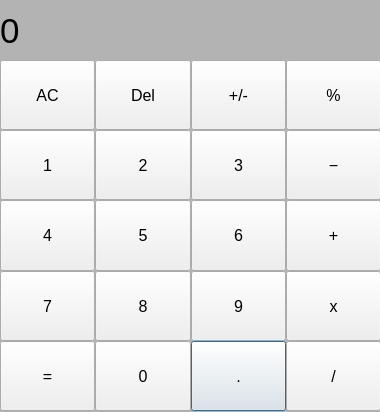
<?xml version="1.0" encoding="UTF-8"?>
<ui version="4.0">
 <class>Dialog</class>
 <widget class="QDialog" name="Dialog">
  <property name="geometry">
   <rect>
    <x>0</x>
    <y>0</y>
    <width>380</width>
    <height>412</height>
   </rect>
  </property>
  <property name="windowTitle">
   <string>Dialog</string>
  </property>
  <property name="styleSheet">
   <string notr="true">QDialog{
background: #b3b3b3;

}</string>
  </property>
  <widget class="QLabel" name="label_output">
   <property name="geometry">
    <rect>
     <x>0</x>
     <y>0</y>
     <width>371</width>
     <height>61</height>
    </rect>
   </property>
   <property name="sizePolicy">
    <sizepolicy hsizetype="Ignored" vsizetype="Maximum">
     <horstretch>0</horstretch>
     <verstretch>1</verstretch>
    </sizepolicy>
   </property>
   <property name="font">
    <font>
     <family>Arial</family>
     <pointsize>26</pointsize>
    </font>
   </property>
   <property name="styleSheet">
    <string notr="true">QLabel
{
 qproperty-alignment: 'AlignVCenter | AlignRight';
 back-ground:#b3b3b3

}
</string>
   </property>
   <property name="text">
    <string>0</string>
   </property>
  </widget>
  <widget class="QWidget" name="gridLayoutWidget">
   <property name="geometry">
    <rect>
     <x>0</x>
     <y>60</y>
     <width>381</width>
     <height>351</height>
    </rect>
   </property>
   <layout class="QGridLayout" name="qwe">
    <property name="sizeConstraint">
     <enum>QLayout::SetDefaultConstraint</enum>
    </property>
    <property name="spacing">
     <number>0</number>
    </property>
    <item row="6" column="3">
     <widget class="QPushButton" name="pushButton_dot">
      <property name="sizePolicy">
       <sizepolicy hsizetype="Expanding" vsizetype="Ignored">
        <horstretch>0</horstretch>
        <verstretch>0</verstretch>
       </sizepolicy>
      </property>
      <property name="font">
       <font>
        <family>Arial</family>
        <pointsize>12</pointsize>
        <weight>50</weight>
        <bold>false</bold>
       </font>
      </property>
      <property name="styleSheet">
       <string notr="true">QPushButton
{
	border: 0px solid;
    background-color: #b3b3b3
	
}
QPushButton:pressed
{
	background-color: #d9d9d9
}R</string>
      </property>
      <property name="text">
       <string>.</string>
      </property>
     </widget>
    </item>
    <item row="6" column="2">
     <widget class="QPushButton" name="pushButton_zero">
      <property name="sizePolicy">
       <sizepolicy hsizetype="Expanding" vsizetype="Ignored">
        <horstretch>0</horstretch>
        <verstretch>0</verstretch>
       </sizepolicy>
      </property>
      <property name="font">
       <font>
        <family>Arial</family>
        <pointsize>12</pointsize>
        <weight>50</weight>
        <bold>false</bold>
       </font>
      </property>
      <property name="styleSheet">
       <string notr="true">QPushButton
{
	border: 0px solid;
    background-color: #b3b3b3
	
}
QPushButton:pressed
{
	background-color: #d9d9d9
}R</string>
      </property>
      <property name="text">
       <string>0</string>
      </property>
     </widget>
    </item>
    <item row="0" column="0">
     <widget class="QPushButton" name="pushButton_clear">
      <property name="sizePolicy">
       <sizepolicy hsizetype="Expanding" vsizetype="Ignored">
        <horstretch>0</horstretch>
        <verstretch>0</verstretch>
       </sizepolicy>
      </property>
      <property name="font">
       <font>
        <family>Arial</family>
        <pointsize>12</pointsize>
        <weight>50</weight>
        <bold>false</bold>
       </font>
      </property>
      <property name="styleSheet">
       <string notr="true">QPushButton
{
	border: 0px solid;
    background-color: #b3b3b3
	
}
QPushButton:pressed
{
	background-color: #d9d9d9
}R</string>
      </property>
      <property name="text">
       <string>AC</string>
      </property>
     </widget>
    </item>
    <item row="6" column="4">
     <widget class="QPushButton" name="pushButton_divided">
      <property name="sizePolicy">
       <sizepolicy hsizetype="Expanding" vsizetype="Ignored">
        <horstretch>0</horstretch>
        <verstretch>0</verstretch>
       </sizepolicy>
      </property>
      <property name="font">
       <font>
        <family>Arial</family>
        <pointsize>12</pointsize>
        <weight>50</weight>
        <bold>false</bold>
       </font>
      </property>
      <property name="styleSheet">
       <string notr="true">QPushButton
{
	border: 0px solid;
    background-color: #b3b3b3
	
}
QPushButton:pressed
{
	background-color: #d9d9d9
}R</string>
      </property>
      <property name="text">
       <string>/</string>
      </property>
     </widget>
    </item>
    <item row="2" column="3">
     <widget class="QPushButton" name="pushButton_six">
      <property name="sizePolicy">
       <sizepolicy hsizetype="Expanding" vsizetype="Ignored">
        <horstretch>0</horstretch>
        <verstretch>0</verstretch>
       </sizepolicy>
      </property>
      <property name="font">
       <font>
        <family>Arial</family>
        <pointsize>12</pointsize>
        <weight>50</weight>
        <bold>false</bold>
       </font>
      </property>
      <property name="styleSheet">
       <string notr="true">QPushButton
{
	border: 0px solid;
    background-color: #b3b3b3
	
}
QPushButton:pressed
{
	background-color: #d9d9d9
}R</string>
      </property>
      <property name="text">
       <string>6</string>
      </property>
     </widget>
    </item>
    <item row="0" column="3">
     <widget class="QPushButton" name="pushButton_plus_minus">
      <property name="sizePolicy">
       <sizepolicy hsizetype="Expanding" vsizetype="Ignored">
        <horstretch>0</horstretch>
        <verstretch>0</verstretch>
       </sizepolicy>
      </property>
      <property name="font">
       <font>
        <family>Arial</family>
        <pointsize>12</pointsize>
        <weight>50</weight>
        <bold>false</bold>
       </font>
      </property>
      <property name="styleSheet">
       <string notr="true">QPushButton
{
	border: 0px solid;
    background-color: #b3b3b3
	
}
QPushButton:pressed
{
	background-color: #d9d9d9
}R</string>
      </property>
      <property name="text">
       <string>+/-</string>
      </property>
     </widget>
    </item>
    <item row="6" column="0">
     <widget class="QPushButton" name="pushButton_equals">
      <property name="sizePolicy">
       <sizepolicy hsizetype="Expanding" vsizetype="Ignored">
        <horstretch>0</horstretch>
        <verstretch>0</verstretch>
       </sizepolicy>
      </property>
      <property name="font">
       <font>
        <family>Arial</family>
        <pointsize>12</pointsize>
        <weight>50</weight>
        <bold>false</bold>
       </font>
      </property>
      <property name="styleSheet">
       <string notr="true">QPushButton
{
	border: 0px solid;
    background-color: #b3b3b3
	
}
QPushButton:pressed
{
	background-color: #d9d9d9
}R</string>
      </property>
      <property name="text">
       <string>=</string>
      </property>
     </widget>
    </item>
    <item row="2" column="2">
     <widget class="QPushButton" name="pushButton_five">
      <property name="sizePolicy">
       <sizepolicy hsizetype="Expanding" vsizetype="Ignored">
        <horstretch>0</horstretch>
        <verstretch>0</verstretch>
       </sizepolicy>
      </property>
      <property name="font">
       <font>
        <family>Arial</family>
        <pointsize>12</pointsize>
        <weight>50</weight>
        <bold>false</bold>
       </font>
      </property>
      <property name="styleSheet">
       <string notr="true">QPushButton
{
	border: 0px solid;
    background-color: #b3b3b3
	
}
QPushButton:pressed
{
	background-color: #d9d9d9
}R</string>
      </property>
      <property name="text">
       <string>5</string>
      </property>
     </widget>
    </item>
    <item row="1" column="4">
     <widget class="QPushButton" name="pushButton_minus">
      <property name="sizePolicy">
       <sizepolicy hsizetype="Expanding" vsizetype="Ignored">
        <horstretch>0</horstretch>
        <verstretch>0</verstretch>
       </sizepolicy>
      </property>
      <property name="font">
       <font>
        <family>Arial</family>
        <pointsize>12</pointsize>
        <weight>50</weight>
        <bold>false</bold>
       </font>
      </property>
      <property name="styleSheet">
       <string notr="true">QPushButton
{
	border: 0px solid;
    background-color: #b3b3b3
	
}
QPushButton:pressed
{
	background-color: #d9d9d9
}R</string>
      </property>
      <property name="text">
       <string>−</string>
      </property>
     </widget>
    </item>
    <item row="0" column="2">
     <widget class="QPushButton" name="pushButton_del">
      <property name="sizePolicy">
       <sizepolicy hsizetype="Expanding" vsizetype="Ignored">
        <horstretch>0</horstretch>
        <verstretch>0</verstretch>
       </sizepolicy>
      </property>
      <property name="font">
       <font>
        <family>Arial</family>
        <pointsize>12</pointsize>
        <weight>50</weight>
        <bold>false</bold>
       </font>
      </property>
      <property name="styleSheet">
       <string notr="true">QPushButton
{
	border: 0px solid;
    background-color: #b3b3b3
	
}
QPushButton:pressed
{
	background-color: #d9d9d9
}R</string>
      </property>
      <property name="text">
       <string>Del</string>
      </property>
     </widget>
    </item>
    <item row="2" column="0">
     <widget class="QPushButton" name="pushButton_four">
      <property name="sizePolicy">
       <sizepolicy hsizetype="Expanding" vsizetype="Ignored">
        <horstretch>0</horstretch>
        <verstretch>0</verstretch>
       </sizepolicy>
      </property>
      <property name="font">
       <font>
        <family>Arial</family>
        <pointsize>12</pointsize>
        <weight>50</weight>
        <bold>false</bold>
       </font>
      </property>
      <property name="styleSheet">
       <string notr="true">QPushButton
{
	border: 0px solid;
    background-color: #b3b3b3
	
}
QPushButton:pressed
{
	background-color: #d9d9d9
}R</string>
      </property>
      <property name="text">
       <string>4</string>
      </property>
     </widget>
    </item>
    <item row="0" column="4">
     <widget class="QPushButton" name="pushButton_percent">
      <property name="sizePolicy">
       <sizepolicy hsizetype="Expanding" vsizetype="Ignored">
        <horstretch>0</horstretch>
        <verstretch>0</verstretch>
       </sizepolicy>
      </property>
      <property name="font">
       <font>
        <family>Arial</family>
        <pointsize>12</pointsize>
        <weight>50</weight>
        <bold>false</bold>
       </font>
      </property>
      <property name="styleSheet">
       <string notr="true">QPushButton
{
	border: 0px solid;
    background-color: #b3b3b3
	
}
QPushButton:pressed
{
	background-color: #d9d9d9
}R</string>
      </property>
      <property name="text">
       <string>%</string>
      </property>
     </widget>
    </item>
    <item row="2" column="4">
     <widget class="QPushButton" name="pushButton_plus">
      <property name="sizePolicy">
       <sizepolicy hsizetype="Expanding" vsizetype="Ignored">
        <horstretch>0</horstretch>
        <verstretch>0</verstretch>
       </sizepolicy>
      </property>
      <property name="font">
       <font>
        <family>Arial</family>
        <pointsize>12</pointsize>
        <weight>50</weight>
        <bold>false</bold>
       </font>
      </property>
      <property name="styleSheet">
       <string notr="true">QPushButton
{
	border: 0px solid;
    background-color: #b3b3b3
	
}
QPushButton:pressed
{
	background-color: #d9d9d9
}R</string>
      </property>
      <property name="text">
       <string>+</string>
      </property>
     </widget>
    </item>
    <item row="3" column="0">
     <widget class="QPushButton" name="pushButton_seven">
      <property name="sizePolicy">
       <sizepolicy hsizetype="Expanding" vsizetype="Ignored">
        <horstretch>0</horstretch>
        <verstretch>0</verstretch>
       </sizepolicy>
      </property>
      <property name="font">
       <font>
        <family>Arial</family>
        <pointsize>12</pointsize>
        <weight>50</weight>
        <bold>false</bold>
       </font>
      </property>
      <property name="styleSheet">
       <string notr="true">QPushButton
{
	border: 0px solid;
    background-color: #b3b3b3
	
}
QPushButton:pressed
{
	background-color: #d9d9d9
}R</string>
      </property>
      <property name="text">
       <string>7</string>
      </property>
     </widget>
    </item>
    <item row="1" column="0">
     <widget class="QPushButton" name="pushButton_one">
      <property name="sizePolicy">
       <sizepolicy hsizetype="Expanding" vsizetype="Ignored">
        <horstretch>0</horstretch>
        <verstretch>0</verstretch>
       </sizepolicy>
      </property>
      <property name="font">
       <font>
        <family>Arial</family>
        <pointsize>12</pointsize>
        <weight>50</weight>
        <bold>false</bold>
       </font>
      </property>
      <property name="styleSheet">
       <string notr="true">QPushButton
{
	border: 0px solid;
    background-color: #b3b3b3
	
}
QPushButton:pressed
{
	background-color: #d9d9d9
}R</string>
      </property>
      <property name="text">
       <string>1</string>
      </property>
     </widget>
    </item>
    <item row="3" column="2">
     <widget class="QPushButton" name="pushButton_eight">
      <property name="sizePolicy">
       <sizepolicy hsizetype="Expanding" vsizetype="Ignored">
        <horstretch>0</horstretch>
        <verstretch>0</verstretch>
       </sizepolicy>
      </property>
      <property name="font">
       <font>
        <family>Arial</family>
        <pointsize>12</pointsize>
        <weight>50</weight>
        <bold>false</bold>
       </font>
      </property>
      <property name="styleSheet">
       <string notr="true">QPushButton
{
	border: 0px solid;
    background-color: #b3b3b3
	
}
QPushButton:pressed
{
	background-color: #d9d9d9
}R</string>
      </property>
      <property name="text">
       <string>8</string>
      </property>
     </widget>
    </item>
    <item row="3" column="3">
     <widget class="QPushButton" name="pushButton_nine">
      <property name="sizePolicy">
       <sizepolicy hsizetype="Expanding" vsizetype="Ignored">
        <horstretch>0</horstretch>
        <verstretch>0</verstretch>
       </sizepolicy>
      </property>
      <property name="font">
       <font>
        <family>Arial</family>
        <pointsize>12</pointsize>
        <weight>50</weight>
        <bold>false</bold>
       </font>
      </property>
      <property name="styleSheet">
       <string notr="true">QPushButton
{
	border: 0px solid;
    background-color: #b3b3b3
	
}
QPushButton:pressed
{
	background-color: #d9d9d9
}R</string>
      </property>
      <property name="text">
       <string>9</string>
      </property>
     </widget>
    </item>
    <item row="1" column="2">
     <widget class="QPushButton" name="pushButton_two">
      <property name="sizePolicy">
       <sizepolicy hsizetype="Expanding" vsizetype="Ignored">
        <horstretch>0</horstretch>
        <verstretch>0</verstretch>
       </sizepolicy>
      </property>
      <property name="font">
       <font>
        <family>Arial</family>
        <pointsize>12</pointsize>
        <weight>50</weight>
        <bold>false</bold>
       </font>
      </property>
      <property name="styleSheet">
       <string notr="true">QPushButton
{
	border: 0px solid;
    background-color: #b3b3b3
	
}
QPushButton:pressed
{
	background-color: #d9d9d9
}R</string>
      </property>
      <property name="text">
       <string>2</string>
      </property>
     </widget>
    </item>
    <item row="1" column="3">
     <widget class="QPushButton" name="pushButton_three">
      <property name="sizePolicy">
       <sizepolicy hsizetype="Expanding" vsizetype="Ignored">
        <horstretch>0</horstretch>
        <verstretch>0</verstretch>
       </sizepolicy>
      </property>
      <property name="font">
       <font>
        <family>Arial</family>
        <pointsize>12</pointsize>
        <weight>50</weight>
        <bold>false</bold>
       </font>
      </property>
      <property name="styleSheet">
       <string notr="true">QPushButton
{
	border: 0px solid;
    background-color: #b3b3b3
	
}
QPushButton:pressed
{
	background-color: #d9d9d9
}R</string>
      </property>
      <property name="text">
       <string>3</string>
      </property>
     </widget>
    </item>
    <item row="3" column="4">
     <widget class="QPushButton" name="pushButton_multiply">
      <property name="sizePolicy">
       <sizepolicy hsizetype="Expanding" vsizetype="Ignored">
        <horstretch>0</horstretch>
        <verstretch>0</verstretch>
       </sizepolicy>
      </property>
      <property name="font">
       <font>
        <family>Arial</family>
        <pointsize>12</pointsize>
        <weight>50</weight>
        <bold>false</bold>
       </font>
      </property>
      <property name="styleSheet">
       <string notr="true">QPushButton
{
	border: 0px solid;
    background-color: #b3b3b3
	
}
QPushButton:pressed
{
	background-color: #d9d9d9
}R</string>
      </property>
      <property name="text">
       <string>x</string>
      </property>
     </widget>
    </item>
   </layout>
  </widget>
 </widget>
 <resources/>
 <connections/>
</ui>
